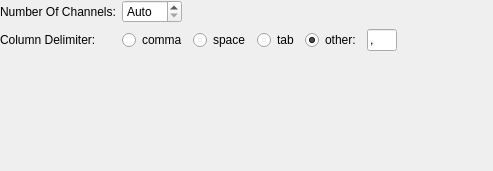
<?xml version="1.0" encoding="UTF-8"?>
<ui version="4.0">
 <class>AsciiReaderSettings</class>
 <widget class="QWidget" name="AsciiReaderSettings">
  <property name="geometry">
   <rect>
    <x>0</x>
    <y>0</y>
    <width>493</width>
    <height>171</height>
   </rect>
  </property>
  <property name="windowTitle">
   <string>Form</string>
  </property>
  <layout class="QFormLayout" name="formLayout">
   <property name="fieldGrowthPolicy">
    <enum>QFormLayout::ExpandingFieldsGrow</enum>
   </property>
   <property name="leftMargin">
    <number>0</number>
   </property>
   <property name="topMargin">
    <number>0</number>
   </property>
   <property name="rightMargin">
    <number>0</number>
   </property>
   <property name="bottomMargin">
    <number>0</number>
   </property>
   <item row="0" column="0">
    <widget class="QLabel" name="label_4">
     <property name="text">
      <string>Number Of Channels:</string>
     </property>
    </widget>
   </item>
   <item row="0" column="1">
    <widget class="QSpinBox" name="spNumOfChannels">
     <property name="minimumSize">
      <size>
       <width>60</width>
       <height>0</height>
      </size>
     </property>
     <property name="toolTip">
      <string>Select number of channels or set to 0 for Auto (determined from incoming data)</string>
     </property>
     <property name="specialValueText">
      <string>Auto</string>
     </property>
     <property name="keyboardTracking">
      <bool>false</bool>
     </property>
     <property name="minimum">
      <number>0</number>
     </property>
     <property name="maximum">
      <number>32</number>
     </property>
    </widget>
   </item>
   <item row="2" column="0">
    <widget class="QLabel" name="label">
     <property name="text">
      <string>Column Delimiter:</string>
     </property>
    </widget>
   </item>
   <item row="2" column="1">
    <layout class="QHBoxLayout" name="horizontalLayout">
     <item>
      <widget class="QRadioButton" name="rbComma">
       <property name="text">
        <string>comma</string>
       </property>
       <property name="checked">
        <bool>false</bool>
       </property>
      </widget>
     </item>
     <item>
      <widget class="QRadioButton" name="rbSpace">
       <property name="text">
        <string>space</string>
       </property>
      </widget>
     </item>
     <item>
      <widget class="QRadioButton" name="rbTab">
       <property name="text">
        <string>tab</string>
       </property>
      </widget>
     </item>
     <item>
      <widget class="QRadioButton" name="rbOtherDelimiter">
       <property name="text">
        <string>other:</string>
       </property>
       <property name="checked">
        <bool>true</bool>
       </property>
      </widget>
     </item>
     <item>
      <widget class="QLineEdit" name="leDelimiter">
       <property name="sizePolicy">
        <sizepolicy hsizetype="Fixed" vsizetype="Fixed">
         <horstretch>0</horstretch>
         <verstretch>0</verstretch>
        </sizepolicy>
       </property>
       <property name="maximumSize">
        <size>
         <width>30</width>
         <height>16777215</height>
        </size>
       </property>
       <property name="toolTip">
        <string>Enter a custom delimiter character</string>
       </property>
       <property name="inputMask">
        <string/>
       </property>
       <property name="text">
        <string>,</string>
       </property>
      </widget>
     </item>
    </layout>
   </item>
  </layout>
 </widget>
 <resources/>
 <connections/>
</ui>
